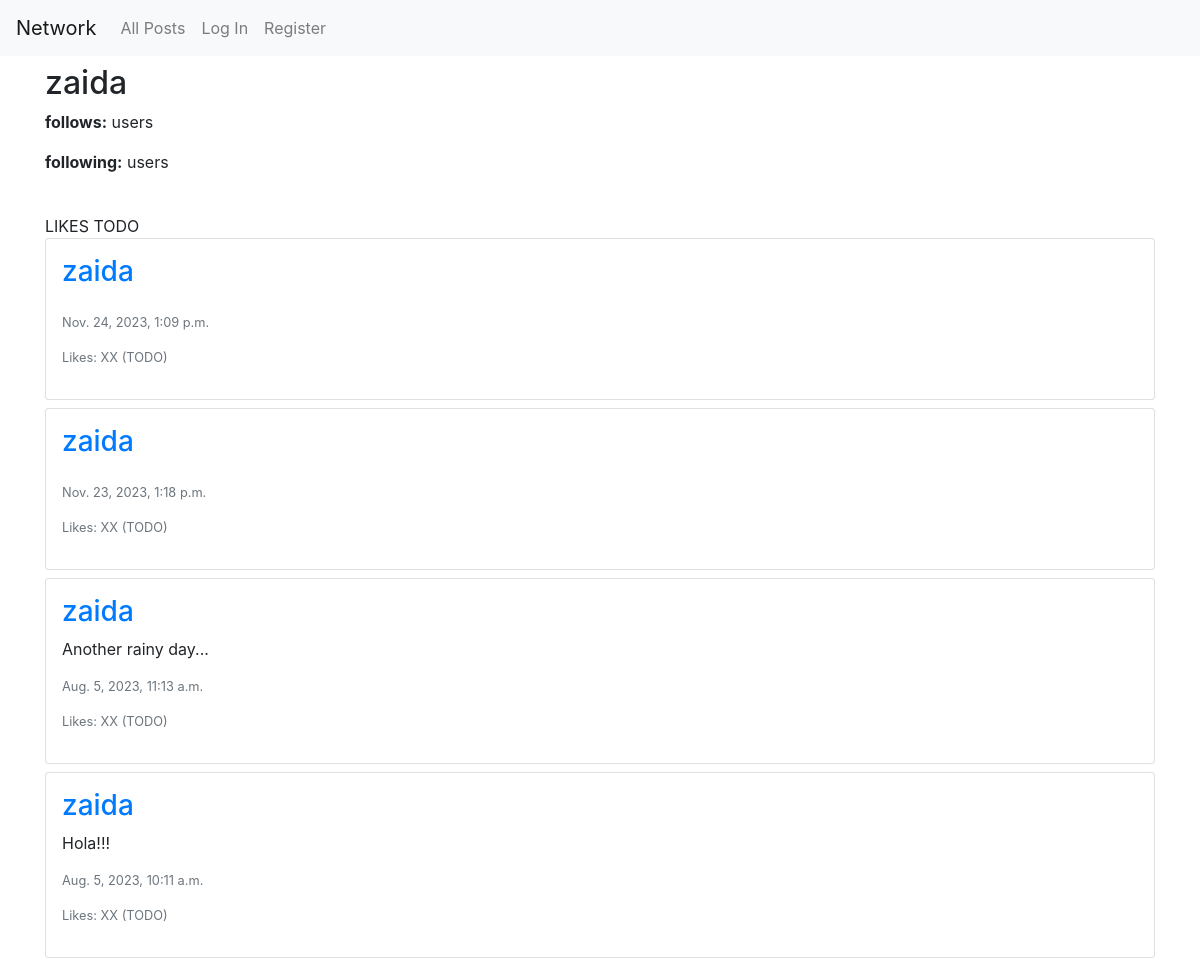
Before: /profile/1 with the older database file.
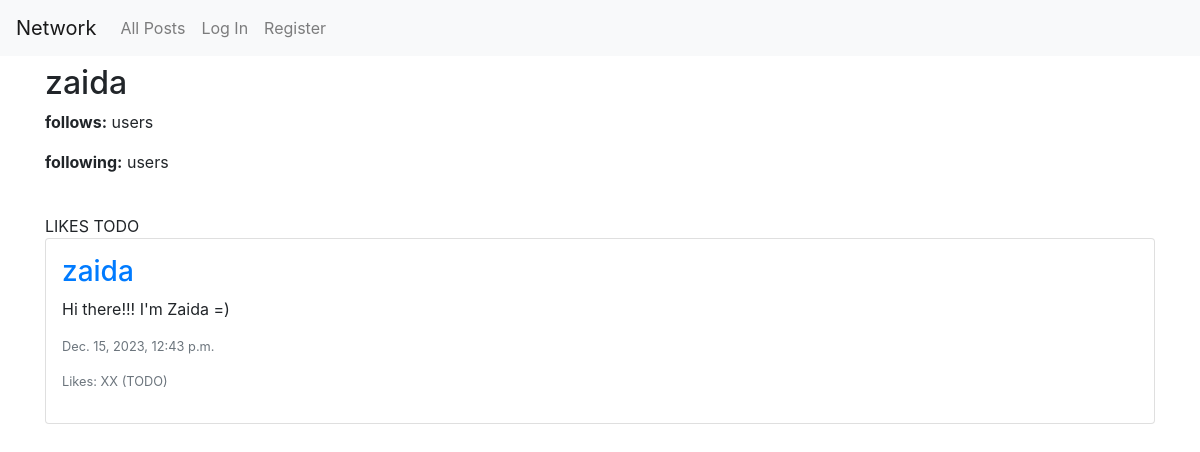
After: the same page with the newer database file.
### network/models.py (models this page shows, shortened)
class User(AbstractUser):
    pass

class Post(models.Model):
    author = models.ForeignKey(User, on_delete=models.CASCADE, related_name='posts')
    body = models.CharField(max_length=255)
    timestamp = models.DateTimeField(auto_now_add=True)

### network/views.py (the view)
# urls.py: path("profile/<int:user_id>", views.profile, name="profile"),
def profile(request, user_id):
    user = User.objects.get(pk=user_id)
    posts = Post.objects.filter(author=user).order_by('id').reverse()
    follower = Follow.objects.filter(follower=user)
    following = Follow.objects.filter(following=user)
    try:
        if len(follower.filter(user=User.objects.get(pk=request.user.id))) == 0:
            isFollowing = False
        else:
            isFollowing = False
    except:
        isFollowing = False
    paginator = Paginator(posts, 10)
    page_number = request.GET.get('page')
    page_obj = paginator.get_page(page_number)
    return render(request, "network/profile.html", {
        'posts': posts,
        'page_obj': page_obj,
        'username': user.username,
        'profile_owner': user,
        'isFollowing': isFollowing,
        'following': following,
        'follower': follower,
    })

### network/templates/network/profile.html (shortened to what this page needs)
{% extends "network/layout.html" %}  {% block body %}
<div class="container pt-2">
  <h2 id="user_name">{{ username }}</h2>
     <div style="margin-bottom: 40px;" id="profile">
        <p id="following_count"><strong>follows:</strong>{{user.following.count}} users</p>
        <p id="followed_count"><strong>following:</strong>{{user.follower.count}} users</p>
    </div>
    <div>
      <div id="likes-stats">LIKES TODO</div>
    </div>
    <div id="all-posts">
      {% for post in page_obj %}
      <div class="card mb-2 p-3">
        <h3>
          <a href="{% url 'profile' user_id=post.author.id %}"
            >{{ post.author }}</a
          >
        </h3>
        <p>{{ post.body }}</p>
        <p class="text-secondary lh-1 small">{{ post.timestamp }}</p>
        <p class="text-secondary lh-1 small">Likes: XX (TODO)</p>
      </div>
      {% empty %}
      <h3>No posts available</h3>
      {% endfor %}
    </div>
  </div>
   {% endblock %}

### network/templates/network/layout.html (shortened to what this page needs)
{% load static %}
<!DOCTYPE html>
<html lang="en">
  <head>
    <link
      rel="stylesheet"
      href="https://stackpath.bootstrapcdn.com/bootstrap/4.4.1/css/bootstrap.min.css"
    />
    <link href="{% static 'network/styles.css' %}" rel="stylesheet" />
  </head>
  <body>
    <nav class="navbar navbar-expand-lg navbar-light bg-light">
      <a class="navbar-brand" href="{% url 'index' %}">Network</a>
      <div>
        <ul class="navbar-nav mr-auto">
          <li class="nav-item">
            <a class="nav-link" href="{% url 'index' %}">All Posts</a>
          </li>
          {% if user.is_authenticated %}
          <li class="nav-item">
            <a class="nav-link" href="{% url 'following' %}">Following</a>
          </li>
          <li class="nav-item">
            <a class="nav-link" href="{% url 'logout' %}">Log Out</a>
          </li>
          {% else %}
          <li class="nav-item">
            <a class="nav-link" href="{% url 'login' %}">Log In</a>
          </li>
          <li class="nav-item">
            <a class="nav-link" href="{% url 'register' %}">Register</a>
          </li>
          {% endif %}
        </ul>
      </div>
    </nav>
    <div class="body">{% block body %} {% endblock %}</div>
  </body>
</html>

Changed rows visible on the page:
removed Post: author "zaida", timestamp "Nov. 24, 2023, 1:09 p.m."
removed Post: author "zaida", timestamp "Nov. 23, 2023, 1:18 p.m."
removed Post: author "zaida", body "Another rainy day...", timestamp "Aug. 5, 2023, 11:13 a.m."
removed Post: author "zaida", body "Hola!!!", timestamp "Aug. 5, 2023, 10:11 a.m."
added Post: author "zaida", body "Hi there!!! I'm Zaida =)", timestamp "Dec. 15, 2023, 12:43 p.m."
